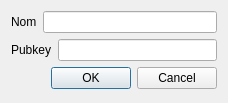
<?xml version="1.0" encoding="UTF-8"?>
<ui version="4.0">
 <class>AddContactDialog</class>
 <widget class="QDialog" name="AddContactDialog">
  <property name="geometry">
   <rect>
    <x>0</x>
    <y>0</y>
    <width>228</width>
    <height>103</height>
   </rect>
  </property>
  <property name="windowTitle">
   <string>Add a contact</string>
  </property>
  <layout class="QVBoxLayout" name="verticalLayout">
   <item>
    <layout class="QHBoxLayout" name="horizontalLayout_3">
     <item>
      <widget class="QLabel" name="label">
       <property name="text">
        <string>Nom</string>
       </property>
      </widget>
     </item>
     <item>
      <widget class="QLineEdit" name="edit_name"/>
     </item>
    </layout>
   </item>
   <item>
    <layout class="QHBoxLayout" name="horizontalLayout">
     <item>
      <widget class="QLabel" name="label_2">
       <property name="text">
        <string>Pubkey</string>
       </property>
      </widget>
     </item>
     <item>
      <widget class="QLineEdit" name="edit_pubkey"/>
     </item>
    </layout>
   </item>
   <item>
    <widget class="QDialogButtonBox" name="button_box">
     <property name="orientation">
      <enum>Qt::Horizontal</enum>
     </property>
     <property name="standardButtons">
      <set>QDialogButtonBox::Cancel|QDialogButtonBox::Ok</set>
     </property>
    </widget>
   </item>
  </layout>
 </widget>
 <resources/>
 <connections>
  <connection>
   <sender>button_box</sender>
   <signal>accepted()</signal>
   <receiver>AddContactDialog</receiver>
   <slot>accept()</slot>
   <hints>
    <hint type="sourcelabel">
     <x>248</x>
     <y>254</y>
    </hint>
    <hint type="destinationlabel">
     <x>157</x>
     <y>274</y>
    </hint>
   </hints>
  </connection>
  <connection>
   <sender>button_box</sender>
   <signal>rejected()</signal>
   <receiver>AddContactDialog</receiver>
   <slot>reject()</slot>
   <hints>
    <hint type="sourcelabel">
     <x>316</x>
     <y>260</y>
    </hint>
    <hint type="destinationlabel">
     <x>286</x>
     <y>274</y>
    </hint>
   </hints>
  </connection>
  <connection>
   <sender>edit_pubkey</sender>
   <signal>textChanged(QString)</signal>
   <receiver>AddContactDialog</receiver>
   <slot>pubkey_edited()</slot>
   <hints>
    <hint type="sourcelabel">
     <x>145</x>
     <y>52</y>
    </hint>
    <hint type="destinationlabel">
     <x>113</x>
     <y>66</y>
    </hint>
   </hints>
  </connection>
  <connection>
   <sender>edit_name</sender>
   <signal>textChanged(QString)</signal>
   <receiver>AddContactDialog</receiver>
   <slot>name_edited()</slot>
   <hints>
    <hint type="sourcelabel">
     <x>129</x>
     <y>21</y>
    </hint>
    <hint type="destinationlabel">
     <x>113</x>
     <y>66</y>
    </hint>
   </hints>
  </connection>
 </connections>
 <slots>
  <slot>name_edited()</slot>
  <slot>pubkey_edited()</slot>
 </slots>
</ui>
